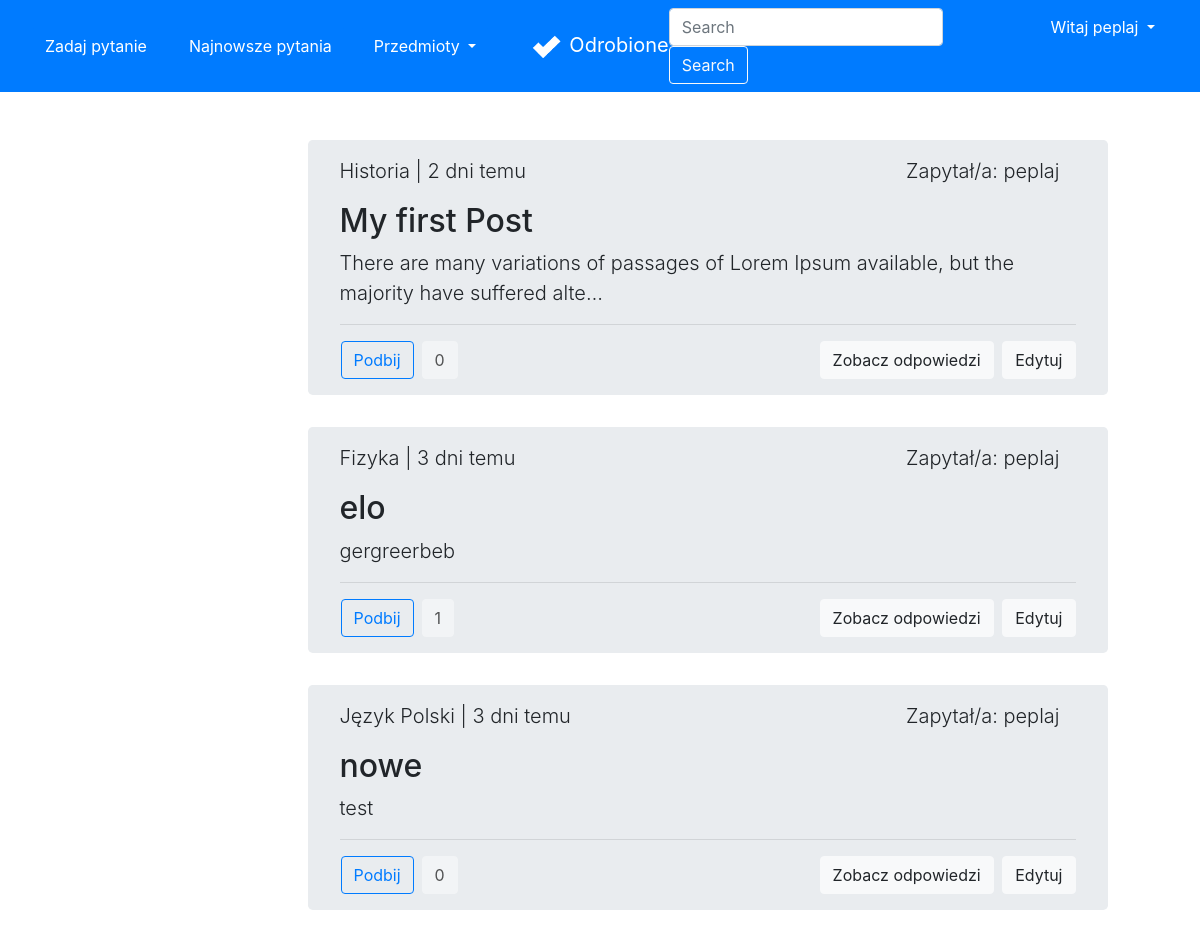
Page /my (signed in) on the earlier database version.
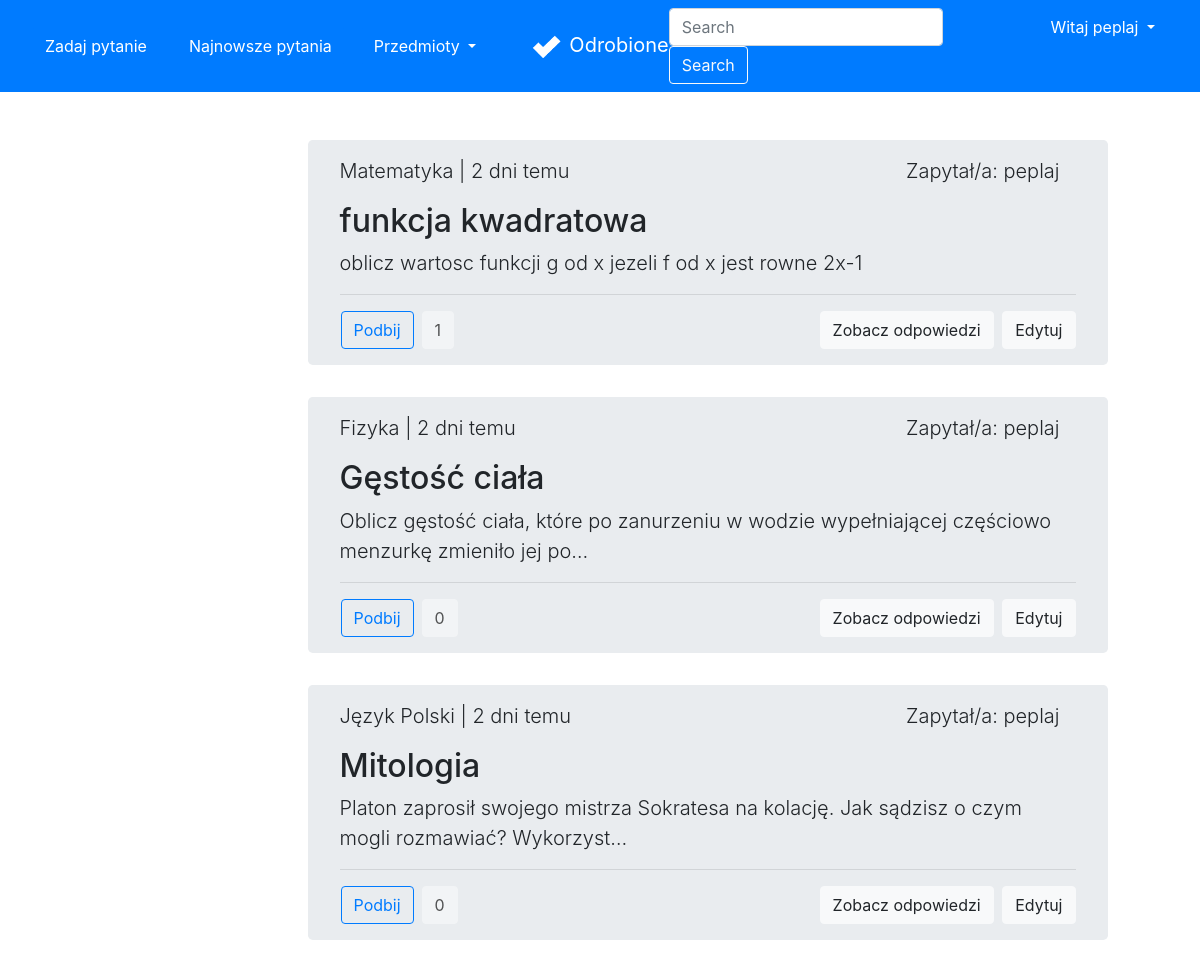
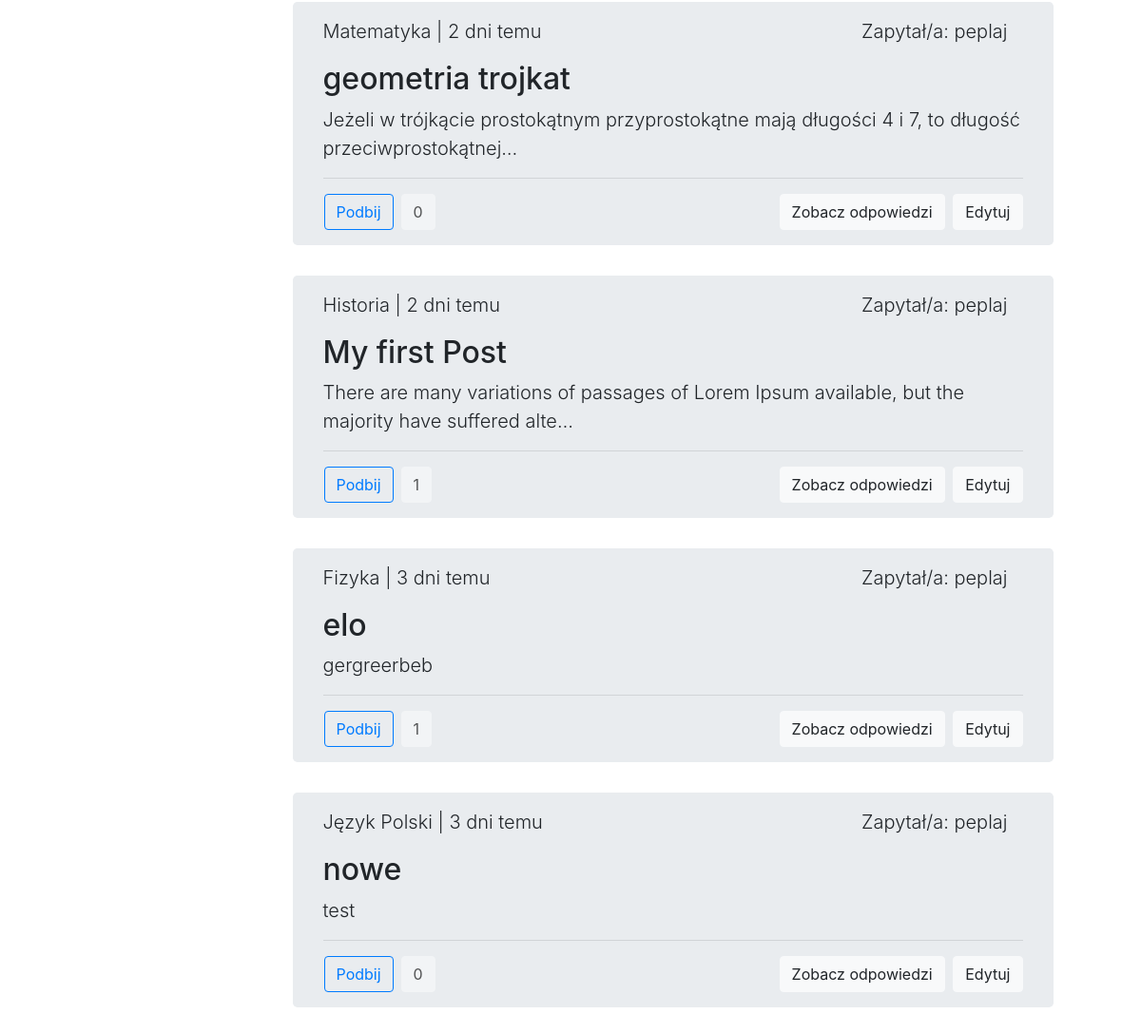
Same page on the later database version (2 pictures, top to bottom).
### forum/models.py (models this page shows, shortened)
class Question(Model):
    title = CharField(max_length=300)
    desc = TextField()
    image = ImageField(upload_to='images/', blank=True)
    createDate = DateTimeField(auto_now_add=True)
    user = ForeignKey(User, on_delete=CASCADE)
    schools = [
        ('', 'Wybierz szkołę'),
        ('ps', 'Szkoła Podstawowa'),
        ('ms', 'Szkoła Średnia'),
        ('cl', 'Studia'),
    ]
    school = CharField(max_length=2, choices=schools,
                       default='')
    subjects = [
        ('', 'Wybierz przedmiot'),
        ('mat', 'Matematyka'),
        ('fiz', 'Fizyka'),
        ('inf', 'Informatyka'),
        ('pol', 'Język Polski'),
        ('ang', 'Język Angielski'),
        ('nmc', 'Język Niemiecki'),
        ('his', 'Historia'),
        ('bio', 'Biologia'),
        ('che', 'Chemia'),
        ('geo', 'Geografia'),
    ]
    subject = CharField(max_length=3, choices=subjects,
                        default='')
    likes = ManyToManyField(User, related_name='likes', blank=True)
    def total_likes(self):
        return self.likes.count()
    def display_time(self):
        mytimezone = timezone.utc
        now = datetime.now(mytimezone)
        diff = (now - self.createDate).days
        if diff == 0:
            if str(now - self.createDate).split(":")[0] == "0":
                if now.hour == self.createDate.hour and now.minute - self.createDate.minute != 0:
                    return str(now.minute - self.createDate.minute)+" min. temu"
                if now.minute - self.createDate.minute != 0:
                    return str(now - self.createDate).split(":")[1]+" min. temu"
                else:
                    return "teraz"
            else:
                return str(now - self.createDate).split(":")[0] + " godz. temu"
        else:
            if diff == 1:
                return str(diff)+" dzień temu"
            else:
                return str(diff)+" dni temu"
    def display_subject(self):
        mySubjects = {'mat': 'Matematyka', 'fiz': 'Fizyka', 'inf': 'Informatyka',
                      'pol': 'Język Polski', 'ang': 'Język Angielski', 'nmc': 'Język Niemiecki',
                      'his': 'Historia', 'bio': 'Biologia', 'che': 'Chemia', 'geo': 'Geografia'}
        return mySubjects[self.subject]

### accounts/models.py (models this page shows)
class User(AbstractUser):
    email = models.EmailField(_('email address'), unique=True)

### forum/views.py (the view)
# urls.py: path('my', views.my, name='my'),
def my(request):
    questions = Question.objects.filter(
        user=request.user).order_by("-createDate")
    return render(request, 'forum/my.html', {'questions': questions})

### forum/templates/forum/my.html (shortened to what this page needs)
{% extends 'forum/base.html' %}
{% block content %}
<div class="row justify-content-center">
    <div class="col-md-6">
        <br>
        <br>
        {% for question in questions %}
        <div class="jumbotron py-3" style="height: fit-content; width: 800px;">
            <div class="row">
                <div class="col text-left">
                    <p class="lead">{{question.display_subject}} | {{question.display_time}}</p>
                </div>
                <div class="col text-right mr-3">
                    <p class="lead">Zapytał/a: {{question.user}}</p>
                </div>
            </div>
            <h2 class="display">{{question.title}}</h2>
            <p class="lead">{{question.desc|truncatechars:100}}</p>
            <hr class="my-2">
            <div class="row mt-3">
                <div class="col content-left">
                    <div class="row">
                        <form action="{% url 'like' question.id %}" method="POST">
                            {% if question.is_liked %}
                            <button type="submit" class="btn btn-primary ml-3">Podbij</button>
                            {% else %}
                            <button type="submit" class="btn btn-outline-primary ml-3">Podbij</button>
                            {% endif %}
                        </form>
                        <a class="btn btn-light disabled ml-2" style="color: black;" href="#"
                            role="button">{{question.total_likes}}</a>
                    </div>
                </div>
                <div class="col text-right">
                    <a class="btn btn-light mr-1" href="{% url 'detail' question.id %}" role="button">Zobacz
                        odpowiedzi</a>
                    <a class="btn btn-light" href="{% url 'myDetail' question.id %}" role="button">Edytuj</a>
                </div>
            </div>
        </div>
        {% endfor %}
    </div>
</div>
{% endblock content %}

Differences in the rows shown:
added Question: display_subject "Matematyka", display_time "2 dni temu", user "peplaj", title "funkcja kwadratowa", desc "oblicz wartosc funkcji g od x jezeli f od x jest rowne 2x-1", total_likes "1"
added Question: display_subject "Fizyka", display_time "2 dni temu", user "peplaj", title "Gęstość ciała", desc "Oblicz gęstość ciała, które po zanurzeniu w wodzie wypełniającej częściowo menzurkę zmieniło jej po…", total_likes "0"
added Question: display_subject "Język Polski", display_time "2 dni temu", user "peplaj", title "Mitologia", desc "Platon zaprosił swojego mistrza Sokratesa na kolację. Jak sądzisz o czym mogli rozmawiać? Wykorzyst…", total_likes "0"
added Question: display_subject "Matematyka", display_time "2 dni temu", user "peplaj", title "geometria trojkat", desc "Jeżeli w trójkącie prostokątnym przyprostokątne mają długości 4 i 7, to długość przeciwprostokątnej…", total_likes "0"
computed for Question "My first Post": total_likes "0" → "1"
